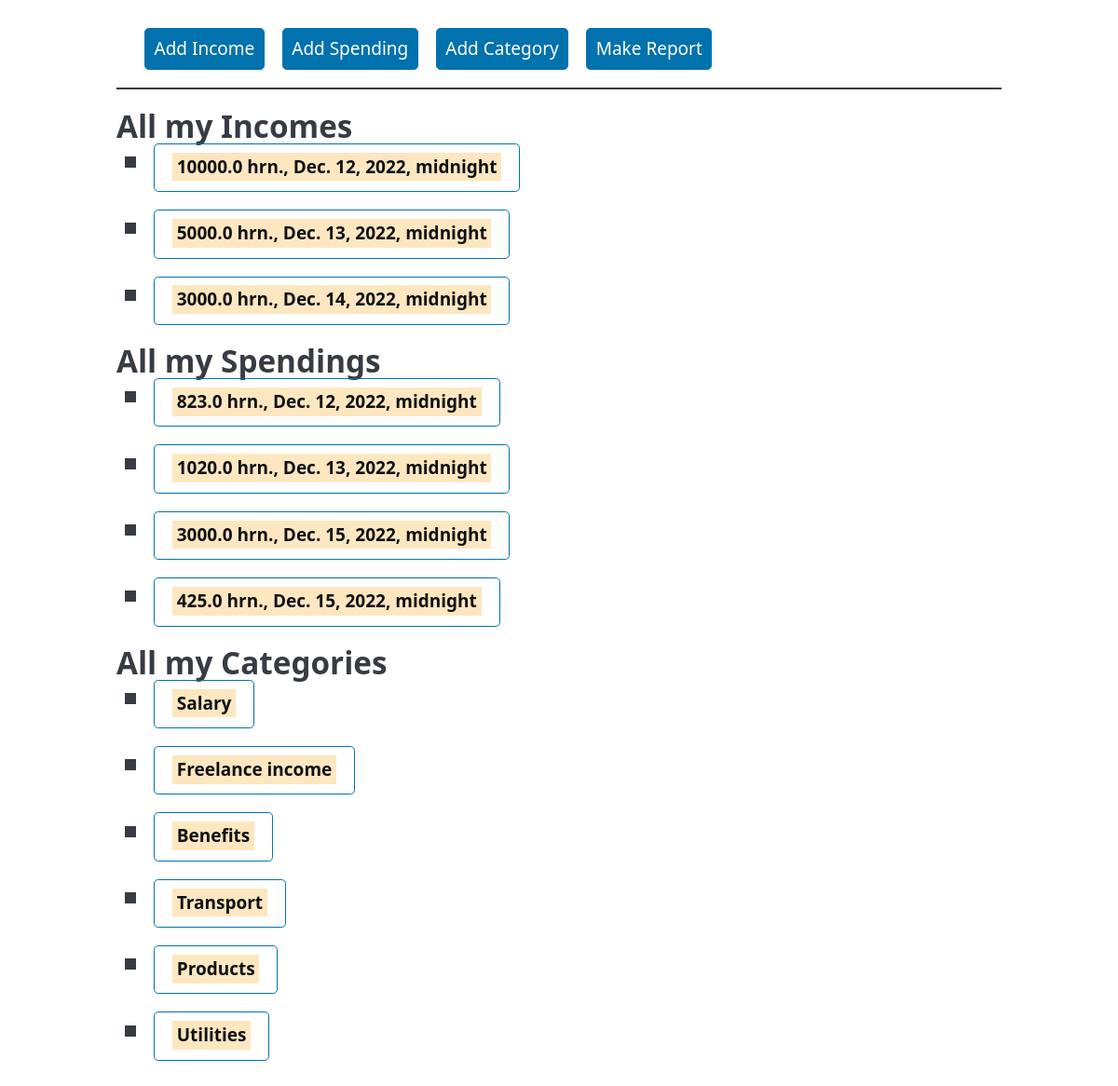
The page / on the database its author committed.
### finance_app/models.py (models this page shows, shortened)
class Income(models.Model):
    summa = models.FloatField(max_length=50)
    transaction_date = models.DateTimeField(auto_now_add=False)
    categories = models.ManyToManyField(Category, through='IncomeToCategory')

class Spending(models.Model):
    summa = models.FloatField(max_length=50)
    transaction_date = models.DateTimeField(auto_now_add=False)
    categories = models.ManyToManyField(Category, through='SpendingToCategory')

class Category(models.Model):
    name = models.CharField(max_length=50, unique=True, null=False)

### finance_app/views.py (the view)
# urls.py: path('', views.main, name='main'),
def main(request):
    incomes = Income.objects.all()
    spendings = Spending.objects.all()
    categories = Category.objects.all()
    return render(request, 'finance_app/index.html', {"incomes": incomes, "spendings": spendings, "categories": categories})

### finance_app/templates/finance_app/index.html (shortened to what this page needs)
<!DOCTYPE html>
<html lang="en">
  <head>
    <link
      rel="stylesheet"
      href="https://unpkg.com/@picocss/pico@latest/css/pico.min.css"
    />
  </head>
  <body>
    <main class="container">
      <nav
        style="margin-bottom: 20px; border-bottom: 2px solid; padding-left: 30px"
      >
        <ul>
          <li><a href="/income/" role="button">Add Income</a></li>
          <li><a href="/spending/" role="button">Add Spending</a></li>
          <li><a href="/category/" role="button">Add Category</a></li>
          <li><a href="/report/" role="button">Make Report</a></li>
        </ul>
      </nav>
      <h2> All my Incomes
        {% for income in incomes%}
        <ul>
          <li>
            <a href="/detail_income/{{income.id}}" role="button" class="outline">
              <mark>{{income.summa}} hrn., {{income.transaction_date}}</mark>
            </a>
          </li>
        </ul>
        {% endfor %}
      </h2>
      <h2> All my Spendings
        {% for spending in spendings%}
        <ul>
          <li>
            <a href="/detail_spending/{{spending.id}}" role="button" class="outline">
              <mark>{{spending.summa}} hrn., {{spending.transaction_date}}</mark>
            </a>
          </li>
        </ul>
        {% endfor %}
      </h2>
      <h2> All my Categories
        {% for category in categories%}
        <ul>
          <li>
            <a href="/detail_category/{{category.id}}" role="button" class="outline">
              <mark>{{category.name}}</mark>
            </a>
          </li>
        </ul>
        {% endfor %}
      </h2>
    </main>
  </body>
</html>

### rows shown on the page
Income: summa "10000.0", transaction_date "Dec. 12, 2022, midnight"
Income: summa "5000.0", transaction_date "Dec. 13, 2022, midnight"
Income: summa "3000.0", transaction_date "Dec. 14, 2022, midnight"
Spending: summa "823.0", transaction_date "Dec. 12, 2022, midnight"
Spending: summa "1020.0", transaction_date "Dec. 13, 2022, midnight"
Spending: summa "3000.0", transaction_date "Dec. 15, 2022, midnight"
Spending: summa "425.0", transaction_date "Dec. 15, 2022, midnight"
Category: name "Salary"
Category: name "Freelance income"
Category: name "Benefits"
Category: name "Transport"
Category: name "Products"
Category: name "Utilities"
